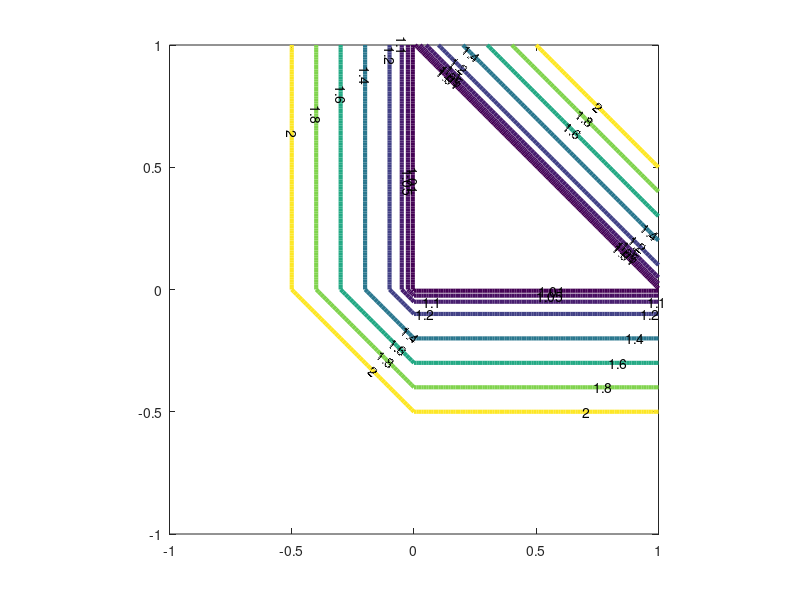

The MATLAB source for this figure:
mu1 = linspace(-1,1,201);
mu2 = linspace(-1,1,201);
[MU1, MU2] = meshgrid(mu1,mu2);

magA = zeros(size(MU1));
theta1 = linspace(0,2*pi,61);
theta2 = linspace(0,2*pi,61);
for i1 = 1:length(theta1)
  th1 = theta1(i1);
  for i2 = 1:length(theta2)
    th2 = theta2(i2);
    A = abs(1-MU1*(1-cos(th1)+i*sin(th1))+MU2*(cos(th2)+i*sin(th2)-1));
    magA = max(magA, A);
  end
  [M, ct] = contour(MU1,MU2,magA,[1.0 1.01 1.05 1.1 1.2 1.4 1.6 1.8 2.0],'ShowText','On');
  set(ct, 'LineWidth', 3);
  axis equal;
end
